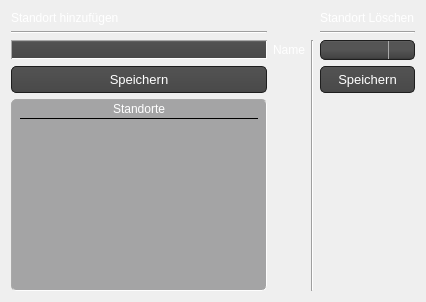
                <widget class="QWidget" name="tab_18">
                 <attribute name="title">
                  <string>Standorte</string>
                 </attribute>
                 <layout class="QGridLayout" name="gridLayout_32">
                  <item row="2" column="0">
                   <widget class="Line" name="line_33">
                    <property name="orientation">
                     <enum>Qt::Horizontal</enum>
                    </property>
                   </widget>
                  </item>
                  <item row="3" column="2" rowspan="3">
                   <widget class="Line" name="line_34">
                    <property name="orientation">
                     <enum>Qt::Vertical</enum>
                    </property>
                   </widget>
                  </item>
                  <item row="3" column="0">
                   <widget class="QLineEdit" name="mpg_standort_text">
                    <property name="maximumSize">
                     <size>
                      <width>550</width>
                      <height>16777215</height>
                     </size>
                    </property>
                    <property name="styleSheet">
                     <string notr="true">QLineEdit{ background-color: QLinearGradient( x1: 0, y1: 0, x2: 0, y2: 1, stop: 0 #929394, stop: 0.1 #525252, stop: 0.5 #4e4e4e, stop: 0.9 #4a4a4a, stop: 1 #464646);
border: 1px inset darkgrey;
border-radius: 10px;
padding: 0 8px;
selection-background-color: darkgray;
font-size: 13px;
color: white;
}
QLineEdit:focus { background-color: QLinearGradient( x1: 0, y1: 0, x2: 0, y2: 1, stop: 0 #ffffff, stop: 0.1 #bababa, stop: 0.5 #919191, stop: 0.9 #7a7a7a, stop: 1 #5b5b5b);}
</string>
                    </property>
                   </widget>
                  </item>
                  <item row="4" column="0">
                   <widget class="QPushButton" name="mpg_standort_speichern_btn">
                    <property name="maximumSize">
                     <size>
                      <width>550</width>
                      <height>16777215</height>
                     </size>
                    </property>
                    <property name="styleSheet">
                     <string notr="true">QPushButton{
   background-color: QLinearGradient( x1: 0, y1: 0, x2: 0, y2: 1, stop: 0 #565656, stop: 0.1 #525252, stop: 0.5 #4e4e4e, stop: 0.9 #4a4a4a, stop: 1 #464646);
  	border-style: solid;
    border: 1px solid #1e1e1e;
    border-radius: 5;
    padding: 1px 0px 1px 20px;
    font: 13px;
    min-width: 10em;
    padding: 5px;
	color: white;
}
QPushButton:hover{
	background-color: QLinearGradient( x1: 0, y1: 0, x2: 0, y2: 1, stop: 0 #565656, stop: 0.1 #525252, stop: 0.5 #4e4e4e, stop: 0.9 #4a4a4a, stop: 1 #464646);
  	border-style: solid;
    border: 1px solid rgb(59, 204, 179);
    border-radius: 5;
    padding: 1px 0px 1px 20px;
    font: 13px;
    min-width: 10em;
    padding: 5px;
	color: white;
}
QPushButton:pressed {
background-color: rgb(130, 152, 152);
  	border-style: solid;
    border: 1px solid #1EFFFF;
    border-radius: 5;
    padding: 1px 0px 1px 20px;
    font: 13px;
    min-width: 10em;
    padding: 5px;
	color: white;

}</string>
                    </property>
                    <property name="text">
                     <string>Speichern</string>
                    </property>
                   </widget>
                  </item>
                  <item row="0" column="0">
                   <widget class="QLabel" name="label_93">
                    <property name="maximumSize">
                     <size>
                      <width>16777215</width>
                      <height>30</height>
                     </size>
                    </property>
                    <property name="styleSheet">
                     <string notr="true"/>
                    </property>
                    <property name="text">
                     <string>&lt;html&gt;&lt;head/&gt;&lt;body&gt;&lt;p&gt;&lt;span style=&quot; color:#ffffff;&quot;&gt;Standort hinzufügen&lt;/span&gt;&lt;/p&gt;&lt;/body&gt;&lt;/html&gt;</string>
                    </property>
                   </widget>
                  </item>
                  <item row="2" column="3">
                   <widget class="Line" name="line_35">
                    <property name="orientation">
                     <enum>Qt::Horizontal</enum>
                    </property>
                   </widget>
                  </item>
                  <item row="3" column="3">
                   <widget class="QComboBox" name="mpg_standorte_combo">
                    <property name="styleSheet">
                     <string notr="true">QComboBox
{
    subcontrol-origin: padding;
    subcontrol-position: top right;
    selection-background-color: #111;
    selection-color: white;

    background-color: #464646;
    border-style: solid;
    border: 1px solid #1e1e1e;
    border-radius: 5;
    padding: 1px 0px 1px 20px;
}


QComboBox:hover, QPushButton:hover
{
    border: 1px solid teal;

}

QComboBox:editable {
    background: red;
    color: white;
}

QComboBox:on
{
    padding-top: 0px;
    padding-left: 0px;

    background-color: QLinearGradient( x1: 0, y1: 0, x2: 0, y2: 1, stop: 0 #2d2d2d, stop: 0.1 #2b2b2b, stop: 0.5 #292929, stop: 0.9 #282828, stop: 1 #252525);
    selection-background-color: rgb(67, 131, 202);
}

QComboBox:!on
{

    background-color: QLinearGradient( x1: 0, y1: 0, x2: 0, y2: 1, stop: 0 #666, stop: 0.1 #555, stop: 0.5 #555, stop: 0.9 #444, stop: 1 #333);
}

QComboBox QAbstractItemView
{
    border: 2px solid darkgray;
    color: black;
    selection-background-color: QLinearGradient( x1: 0, y1: 0, x2: 0, y2: 1, stop: 0 #111, stop: 1 #333);
}

QComboBox::drop-down
{
     subcontrol-origin: padding;
     subcontrol-position: top right;
     width: 15px;

     border-left-width: 1px;
     border-left-color: darkgray;
     border-left-style: solid; /* just a single line */
     border-top-right-radius: 3px; /* same radius as the QComboBox */
     border-bottom-right-radius: 3px;
     padding-left: 10px;
 }


</string>
                    </property>
                   </widget>
                  </item>
                  <item row="5" column="0">
                   <widget class="QTableWidget" name="mpg_standorte_tabelle">
                    <property name="maximumSize">
                     <size>
                      <width>550</width>
                      <height>16777215</height>
                     </size>
                    </property>
                    <property name="styleSheet">
                     <string notr="true">QTableView {
border: 1px inset darkgrey;
border-radius: 5px;
padding: 0 8px;
font-size: 13px;
color: white;
gridline-color: rgb(164, 164, 165);
Background-color: rgb(164, 164, 165);

}
QHeaderView::section{

border-style: none;
Color: white;
gridline-color: rgb(164, 164, 165);
background-color: rgb(164, 164, 165);
border-bottom: 1px inset black;

}
QTableView::item{
border-bottom : 1px inset black;
gridline-color: rgb(164, 164, 165);
text-align: center;
}</string>
                    </property>
                    <attribute name="horizontalHeaderCascadingSectionResizes">
                     <bool>true</bool>
                    </attribute>
                    <attribute name="horizontalHeaderStretchLastSection">
                     <bool>true</bool>
                    </attribute>
                    <attribute name="verticalHeaderVisible">
                     <bool>false</bool>
                    </attribute>
                    <column>
                     <property name="text">
                      <string>Standorte</string>
                     </property>
                    </column>
                   </widget>
                  </item>
                  <item row="4" column="3">
                   <widget class="QPushButton" name="mpg_standorte_loeschen_btn">
                    <property name="styleSheet">
                     <string notr="true">QPushButton{
   background-color: QLinearGradient( x1: 0, y1: 0, x2: 0, y2: 1, stop: 0 #565656, stop: 0.1 #525252, stop: 0.5 #4e4e4e, stop: 0.9 #4a4a4a, stop: 1 #464646);
  	border-style: solid;
    border: 1px solid #1e1e1e;
    border-radius: 5;
    padding: 1px 0px 1px 20px;
    font: 13px;
    min-width: 10em;
    padding: 5px;
	color: white;
}
QPushButton:hover{
	background-color: QLinearGradient( x1: 0, y1: 0, x2: 0, y2: 1, stop: 0 #565656, stop: 0.1 #525252, stop: 0.5 #4e4e4e, stop: 0.9 #4a4a4a, stop: 1 #464646);
  	border-style: solid;
    border: 1px solid rgb(59, 204, 179);
    border-radius: 5;
    padding: 1px 0px 1px 20px;
    font: 13px;
    min-width: 10em;
    padding: 5px;
	color: white;
}
QPushButton:pressed {
background-color: rgb(130, 152, 152);
  	border-style: solid;
    border: 1px solid #1EFFFF;
    border-radius: 5;
    padding: 1px 0px 1px 20px;
    font: 13px;
    min-width: 10em;
    padding: 5px;
	color: white;

}</string>
                    </property>
                    <property name="text">
                     <string>Speichern</string>
                    </property>
                   </widget>
                  </item>
                  <item row="3" column="1">
                   <widget class="QLabel" name="label_94">
                    <property name="maximumSize">
                     <size>
                      <width>50</width>
                      <height>16777215</height>
                     </size>
                    </property>
                    <property name="text">
                     <string>&lt;html&gt;&lt;head/&gt;&lt;body&gt;&lt;p&gt;&lt;span style=&quot; color:#ffffff;&quot;&gt;Name&lt;/span&gt;&lt;/p&gt;&lt;/body&gt;&lt;/html&gt;</string>
                    </property>
                   </widget>
                  </item>
                  <item row="0" column="3">
                   <widget class="QLabel" name="label_97">
                    <property name="text">
                     <string>&lt;html&gt;&lt;head/&gt;&lt;body&gt;&lt;p&gt;&lt;span style=&quot; color:#ffffff;&quot;&gt;Standort Löschen&lt;/span&gt;&lt;/p&gt;&lt;/body&gt;&lt;/html&gt;</string>
                    </property>
                   </widget>
                  </item>
                 </layout>
                </widget>
